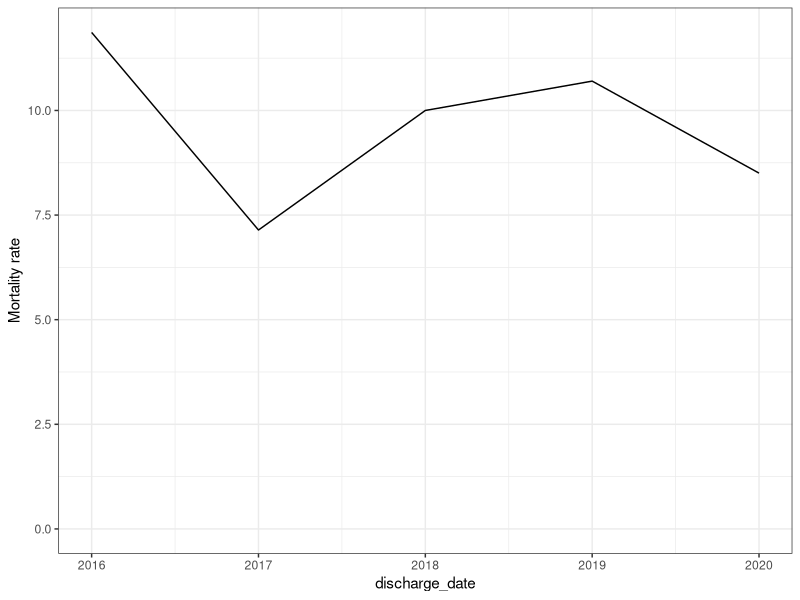
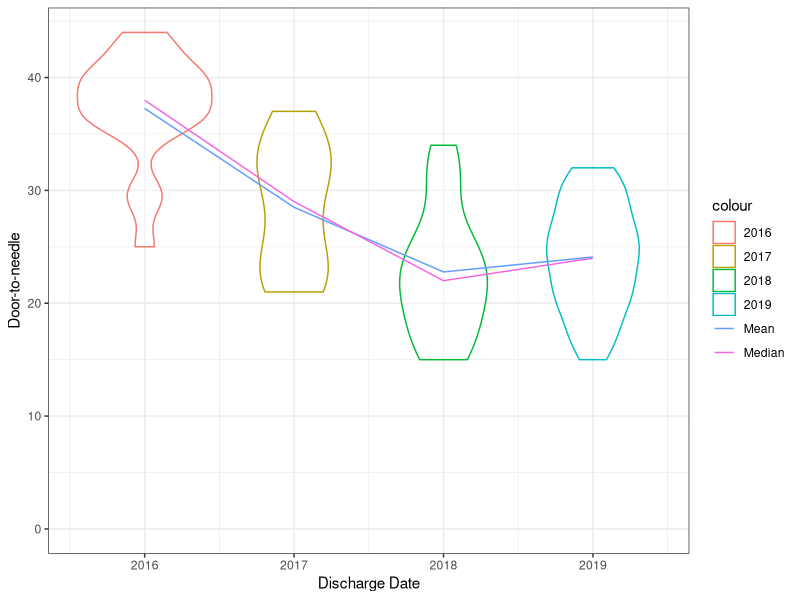
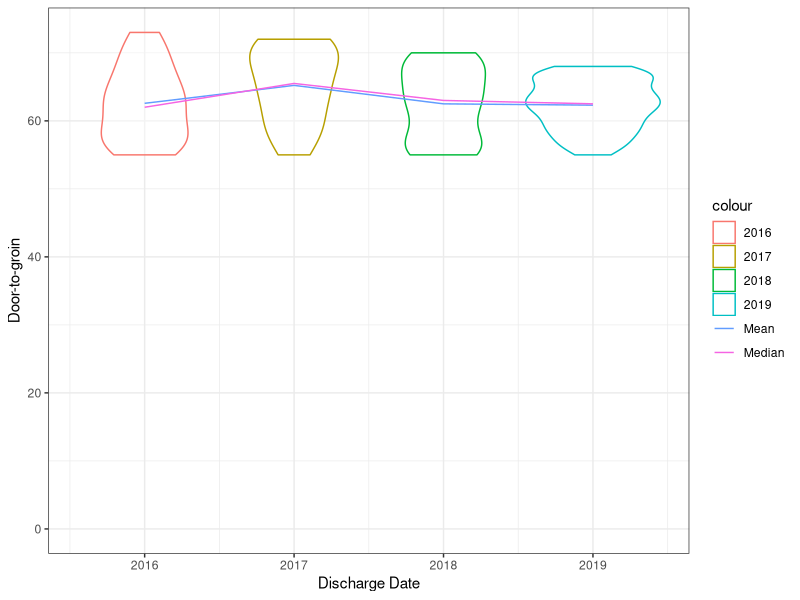
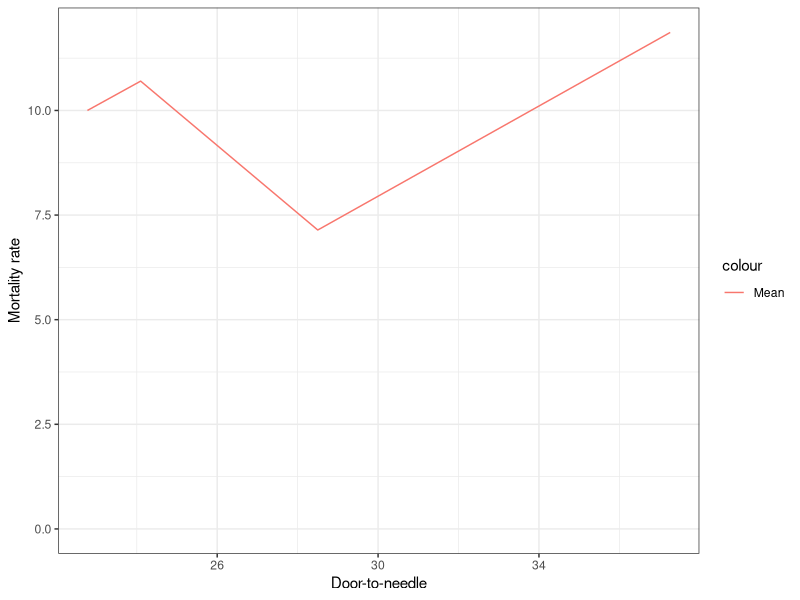
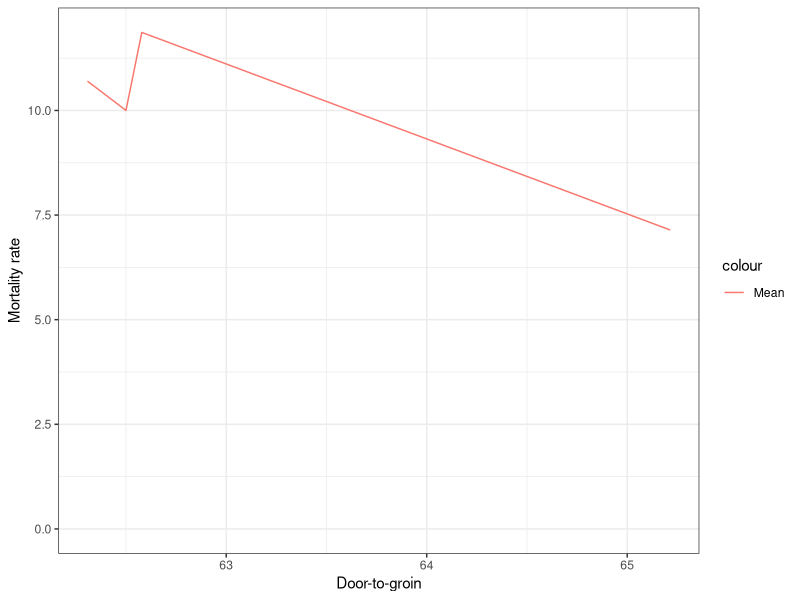
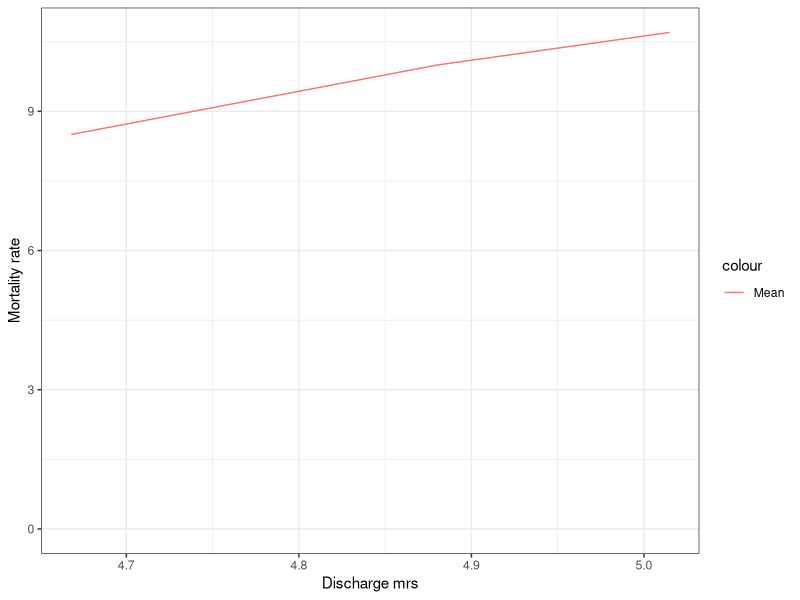
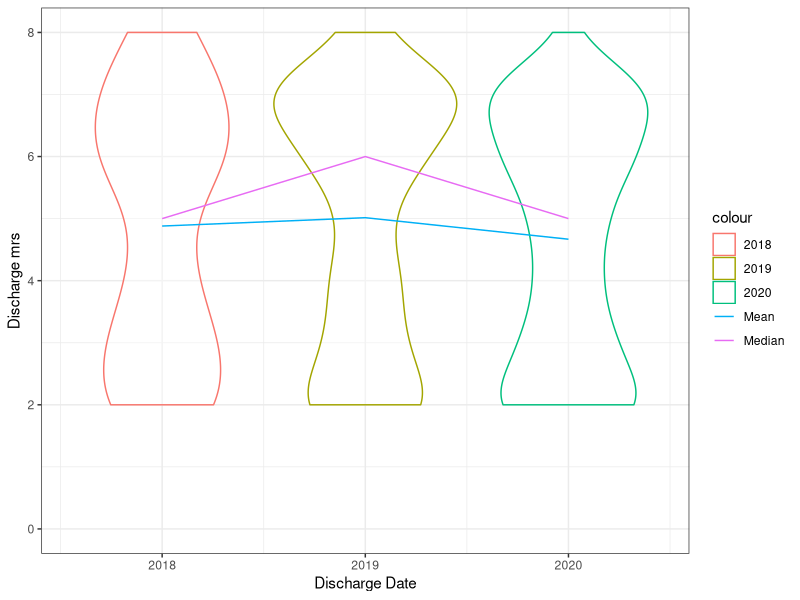

These charts were generated, in order, by the following R code:
## ---- chunk 1
knitr::opts_chunk$set(echo = TRUE)
library(readxl)
library(tidyverse)
library(tibble)
library(skimr)
library(magrittr)
library(purrr)
## ---- chunk 2
#loading resq dataset
resq_data <- read_excel("resq-raw-data/sample_hospital.xlsx")

#checking what rows that include NA values
resq_data %>%
  summarise_all(funs(sum(is.na(.)))) %>%
  pivot_longer(everything()) %>%
  filter(value > 0)

#replacing NA's with zero's
resq_data %<>%
  replace(is.na(.), 99)

#just checking if nihss_score actually is numeric - stated as a text in resq data legend tab in excel
class(resq_data$nihss_score)

#creating tribbles for each variable/legend
trib_department_type<-tribble(
~department_type, ~DeptTypeStr, 
  1, "neurology",  
  2, "neurosurgery", 
  3, "anesthesiology/resusccitation/critical care department",  
  4, "internal medicine", 
  5, "geriatrics",  
  6,  "other",
  99, "Unknown",
) 

trib_hosp_in<-tribble(
  ~hospitalized_in, ~HospInStr,
  1, "Stroke unit/ICU",
  2, "Other monitored bed (telemetry)",
  3, "Standard bed",
  99, "Not applicable",
)

trib_stroke_type<-tribble(
  ~stroke_type, ~StrokeTypeStr,
  1, "Ischemic Stroke",
  2, "Intracerebral hemorrhage",
  3, "Transient ischemic attack - TIA",
  4, "Subarachnoid hemorrhage",
  5, "Cerebral venous thrombosis",
  6, "Undetermined",
  99, "Not applicable",
)

trib_NIHSS<-tribble(
  ~nihss, ~NIHSSStr,
  1, "Not performed",
  2, "Performed", 
  3, "Not known",
  99, "Unknown",
)

trib_CT_MRI<-tribble(
  ~ct_mri, ~CTMRIStr,
  1, "Not performed",
  2, "Performed",
  3, "Not known",
  99, "Not applicable",
)

trib_CT_Time<-tribble(
  ~ct_time, ~ctTimeStr,
  1, "Within 1 hour after admission",
  2, "Later than 1 hour after admission",
  99, "Not applicable",
)

trib_recanalization_procedures<-tribble(
  ~recanalization_procedures, ~RecanProcStr,
  1, "Not done - primary centre / comprehensive centre",
  2, "IV tPa - primary centre / comprehensive centre",
  3, "IV tPa + endovascular treatment - comprehensive centre",
  4, "Endovascular treatment alone - comprehensive centre",
  5, "IV tPa + referred to another centre for endovascular treatment - primary centre",
  6, "Referred to another centre for endovascular treatment - primary centre",
  7, "Patient referred to another centre for endovascular treatment and hospitalization continues at the referred to centre - comprehensive centre",
  8, "Patient referred for endovascular treatment and patient is returned to the initial centre - comprehensive centre",
  9, "Patient was returned to the initial centre after recanalization procedures were performed at another centre", 
  99, "Not applicable",
)

trib_dysphagia_screening<-tribble(
  ~dysphagia_screening, ~DysphagiaStr,
  1, "Yes/Guss test",
  2, "Yes/other test",
  3, "Was performed at another center",
  4, "No",
  5, "Patient could not be tested (intubated)",
  6, "Not known",
  99, "Not applicable",
)

trib_afib_flutter<-tribble(
  ~afib_flutter, ~AfibFlutterStr,
  1, "Known aFib", 
  2, "Newly-detected at admission",
  3, "Detected during hospilization",
  4, "Not detected",
  5, "Not known",
  99, "Not applicable",
)

trib_antithrombotics<-tribble(
  ~antithrombotics, ~AntithromboticsStr,
  1, "antiplatelets",
  2, "Vitamin K antagonist",
  3, "dabigratan",
  4, "rivaroxaban",
  5, "apixaban",
  6, "edoxaban",
  7, "LMWH or heparin in prophylactic dose",
  8, "LMWH or heparin in full anticoagulant dose",
  9, "Not prescriped\but recommended",
  10, "Nothing",
  99, "Not applicable",
)

trib_statin<-tribble(
  ~statin, ~StatinStr,
  1, "Yes",
  2, "No",
  3, "Not known",
  99, "Not applicable",
)

trib_smoking_cessation<-tribble(
  ~smoking_cessation, ~SmokingCessationStr,
  1, "Yes",
  2, "No",
  3, "Not a smoker",
  99, "Unknown",
)

trib_antihypertensive<-tribble(
  ~antihypertensive, ~AntihypertensiveStr,
  1, "Yes",
  2, "No",
  3, "Not known",
  99, "Not applicable",
)

trib_discharge_dest<-tribble(
  ~discharge_destination, ~DistDestStr,
  1, "Home",
  2, "Transferred within the same centre",
  3, "Transferred to another centre",
  4, "Social care facility",
  5, "Dead",
  99, "Not applicable",
)

trib_discharge_mrs<-tribble(
  ~discharge_mrs, ~DistMRSStr,
  1, "unknown/calculate",
  2, "0",
  3, "1",
  4, "2",
  5, "3",
  6, "4",
  7, "5",
  8, "6",
  99, "Not Applicable",
)

#getting a summary of the resq data
skim(resq_data)
summary(resq_data$department_type)

# you don't need to add trib_department_type to the left_join... 
resq_merge <- resq_data %>%
  left_join(trib_department_type, by="department_type") %>%
  left_join(trib_hosp_in, by="hospitalized_in") %>%
  left_join(trib_stroke_type, by="stroke_type") %>%
  left_join(trib_NIHSS, by="nihss") %>%
  left_join(trib_CT_MRI, by="ct_mri") %>% 
  left_join(trib_CT_Time, by="ct_time") %>%
  left_join(trib_recanalization_procedures, by="recanalization_procedures") %>%
  left_join(trib_dysphagia_screening, by="dysphagia_screening") %>%
  left_join(trib_afib_flutter, by="afib_flutter") %>% 
  left_join(trib_antithrombotics, by="antithrombotics") %>%
  left_join(trib_statin, by="statin") %>%
  left_join(trib_smoking_cessation, by="smoking_cessation") %>% 
  left_join(trib_antihypertensive, by="antihypertensive") %>% 
  left_join(trib_discharge_mrs, by="discharge_mrs") %>% 
  left_join(trib_discharge_dest, by="discharge_destination") 
  

## ---- chunk 3
resq_mort<-resq_merge %>%
  mutate(
    within30DayMort = if_else((hospital_days <= 30 & DistDestStr == "Dead"), 1, 0), 
  ) 
  
resq_mort %<>%
  dplyr::group_by(discharge_date)%>%
  mutate(
    Mortality30dMean = mean(within30DayMort) * 100,
    DTNMean = mean(replace(door_to_needle, door_to_needle==99, NA), na.rm = TRUE),
    DTNMedian = median(replace(door_to_needle, door_to_needle==99, NA), na.rm = TRUE),
    DTGMean = mean(replace(door_to_groin, door_to_groin==99, NA), na.rm = TRUE),
    DTGMedian = median(replace(door_to_groin, door_to_groin==99, NA), na.rm = TRUE),
    DISMRSMean = mean(replace(discharge_mrs, discharge_mrs==99 & 1, NA), na.rm = TRUE),
    DISMRSMedian = median(replace(discharge_mrs, discharge_mrs==99 & 1, NA), na.rm = TRUE)
  ) 

#df<-resq_mort %>% dplyr::group_by(discharge_date) %>% summarise(Mortality30d =mean(within30DayMort), DTNMean = mean(door_to_needle))


# THERE IS NO DTN/DTG DATA IN 2020, IT IS EMPTY IN RAW DATA AS WELL

########## TREND LINES ########## 
p_trend_mort <- ggplot(resq_mort[resq_mort$discharge_date<2201,], 
aes(x = discharge_date, y = Mortality30dMean)) + 
  geom_line() + 
  theme_bw() + 
  ylab("Mortality rate") +
  expand_limits(y=0)

p_trend_mort 

p_trend_DTN <- ggplot(resq_mort[resq_mort$door_to_needle<99 & resq_mort$discharge_date<2201,], 
aes(x = discharge_date, y = DTNMean, color="Mean")) + 
  geom_violin(aes(x = discharge_date, y = door_to_needle, color=as.factor(discharge_date)), alpha=.4) +
  geom_line() + 
  geom_line(aes(y = DTNMedian, color = "Median")) +
  theme_bw() + 
  ylab("Door-to-needle") +
  xlab("Discharge Date") +
  expand_limits(y=0)

p_trend_DTN

p_trend_DTG <- ggplot(resq_mort[resq_mort$door_to_groin<99 & resq_mort$discharge_date<2201,], 
aes(x = discharge_date, y = DTGMean, color="Mean")) + 
  geom_violin(aes(x = discharge_date, y = door_to_groin, color=as.factor(discharge_date)), alpha=.4) +
  geom_line() + 
  geom_line(aes(y = DTGMedian, color = "Median")) +
  theme_bw() + 
  ylab("Door-to-groin") +
  xlab("Discharge Date") +
  expand_limits(y=0)

p_trend_DTG

p_mort_vs_DTN <- ggplot(resq_mort[resq_mort$door_to_needle<99,], 
aes(y = Mortality30dMean, x = DTNMean, color="Mean")) + 
  geom_line() + 
  theme_bw() + 
  ylab("Mortality rate") + 
  xlab("Door-to-needle") + 
  expand_limits(y=0)

p_mort_vs_DTN

p_mort_vs_DTG <- ggplot(resq_mort[resq_mort$door_to_needle<99,], 
aes(y = Mortality30dMean, x = DTGMean, color="Mean")) + 
  geom_line() + 
  theme_bw() + 
  ylab("Mortality rate") + 
  xlab("Door-to-groin") +
  expand_limits(y=0)

p_mort_vs_DTG

p_mort_vs_dismrs <- ggplot(resq_mort[resq_mort$discharge_mrs<99,], 
aes(y = Mortality30dMean, x = DISMRSMean, color="Mean")) + 
  geom_line() + 
  theme_bw() + 
  ylab("Mortality rate") + 
  xlab("Discharge mrs") +
  expand_limits(y=0)

p_mort_vs_dismrs

p_trend_dismrs <- ggplot(resq_mort[resq_mort$discharge_mrs<99 & resq_mort$discharge_date<2201,], 
aes(x = discharge_date, y = DISMRSMean, color="Mean")) + 
  geom_violin(aes(x = discharge_date, y = discharge_mrs, color=as.factor(discharge_date)), alpha=.4) +
  geom_line() + 
  geom_line(aes(y = DISMRSMedian, color = "Median")) +
  theme_bw() + 
  ylab("Discharge mrs") +
  xlab("Discharge Date") +
  expand_limits(y=0)

p_trend_dismrs



########## MAYBE USEFUL IDK? ########## 
# p_dtn <- ggplot(resq_mort[resq_mort$door_to_needle<99 & resq_mort$discharge_date<2201 & resq_mort$discharge_date>2017,], aes(x = door_to_needle, y = Mortality30dMean, color=as.factor(discharge_date))) +
#   geom_boxplot() + 
#   geom_jitter(alpha=.4) + 
#   geom_point(aes(x=DTNMean), size = 4) + 
#   theme_bw() 
# 
# p_dtn
# 
# p_dtg <- ggplot(resq_mort[resq_mort$door_to_groin<99 & resq_mort$discharge_date<2201,], aes(x = Mortality30dMean, y = door_to_groin, color=as.factor(discharge_date))) + 
#   geom_boxplot() + 
#   geom_jitter() + 
#   theme_bw()
# 
# p_dtg
# 
# #NIHSS score is not really a KPI though
# p_nihss_score_jitter <- ggplot(resq_mort[resq_mort$nihss_score<99 & resq_mort$discharge_date<2201,], aes(x = Mortality30dMean, y = nihss_score, color=as.factor(discharge_date))) + 
#   geom_violin() + 
#   geom_jitter() + 
#   theme_bw()
# 
# p_nihss_score_jitter
# 
# p_nihss_score <- ggplot(resq_mort[resq_mort$nihss_score<99 & resq_mort$discharge_date<2201,], aes(x = Mortality30dMean, y = nihss_score, color=as.factor(discharge_date))) + 
#   geom_violin() + 
#   theme_bw()
# 
# p_nihss_score
# 
# #this might have way too many dots to show. decreases readability
# p_dis_mrs_jitter <- ggplot(resq_mort[resq_mort$discharge_mrs>1 & resq_mort$discharge_mrs<99 & resq_mort$discharge_date<2201,], aes(x = Mortality30dMean, y = discharge_mrs, color=as.factor(discharge_date))) +
#   geom_violin() + 
#   geom_jitter() + 
#   theme_bw()
# 
# p_dis_mrs_jitter
# 
# p_dis_mrs <- ggplot(resq_mort[resq_mort$discharge_mrs>1 & resq_mort$discharge_mrs<99 & resq_mort$discharge_date<2201,], aes(x = Mortality30dMean, y = discharge_mrs, color=as.factor(discharge_date))) +
#   geom_violin() + 
#   theme_bw()
# 
# p_dis_mrs
